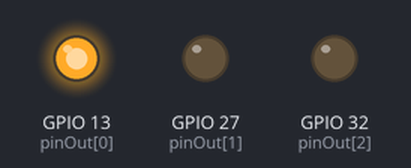
Bench run of a sketch on a simulated ESP32. Parts: output pins drawn as LEDs (lit = HIGH).

Above: at 0.5 s.
At 1.5 s:
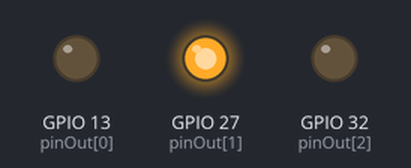
At 5.5 s:
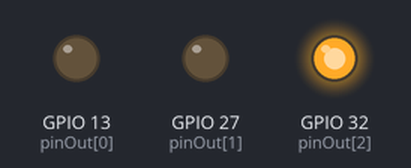
Timing chart, 0 to 6.9 s (numbered marks = the images above):
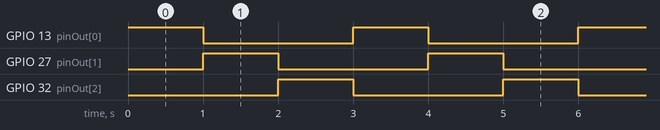

Measured:
- by itself, GPIO 13 (pinOut[0]), GPIO 27 (pinOut[1]), GPIO 32 (pinOut[2]): alternates HIGH for 1.0 s and LOW for 2.0 s
- by itself, everything shown: repeats every 3.0 s, in 3 steps

The sketch:

cau2.ino
```cpp
int numPin = 3;
int pinOut[] = {13, 27, 32};

void setup() {
  // put your setup code here, to run once:
  for (int i = 0; i < numPin; i++) {
    pinMode(pinOut[i], OUTPUT);
  }
}

void loop() {
  // put your main code here, to run repeatedly:
  for (int i = 0; i < numPin; i++) {
    for (int j = 0; j < numPin; j++) {
      digitalWrite(pinOut[j], i == j ? HIGH : LOW);
    }
    delay(1000);
  }
}
```
